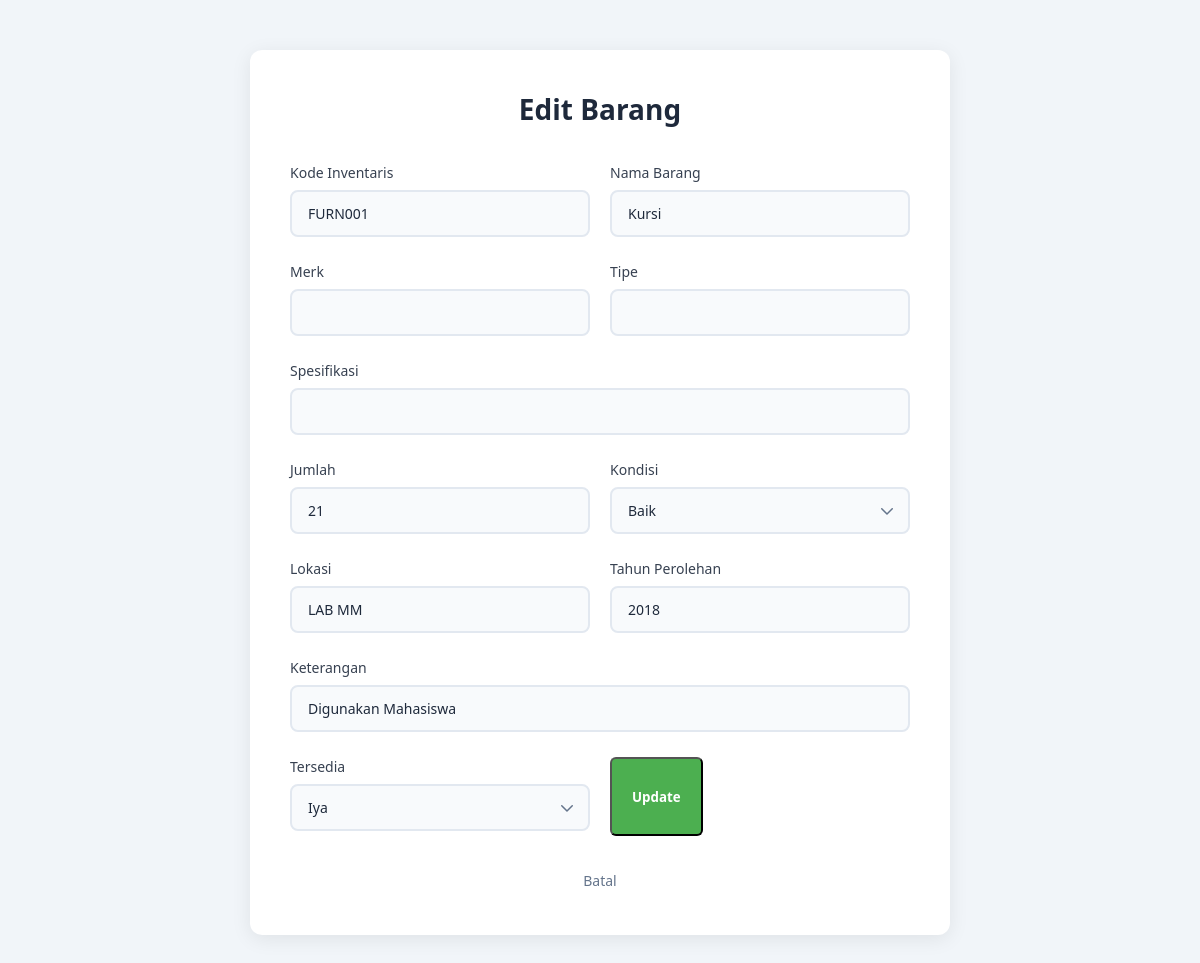
/Admin/edit.php?id=13, run on an earlier commit of the app's database.
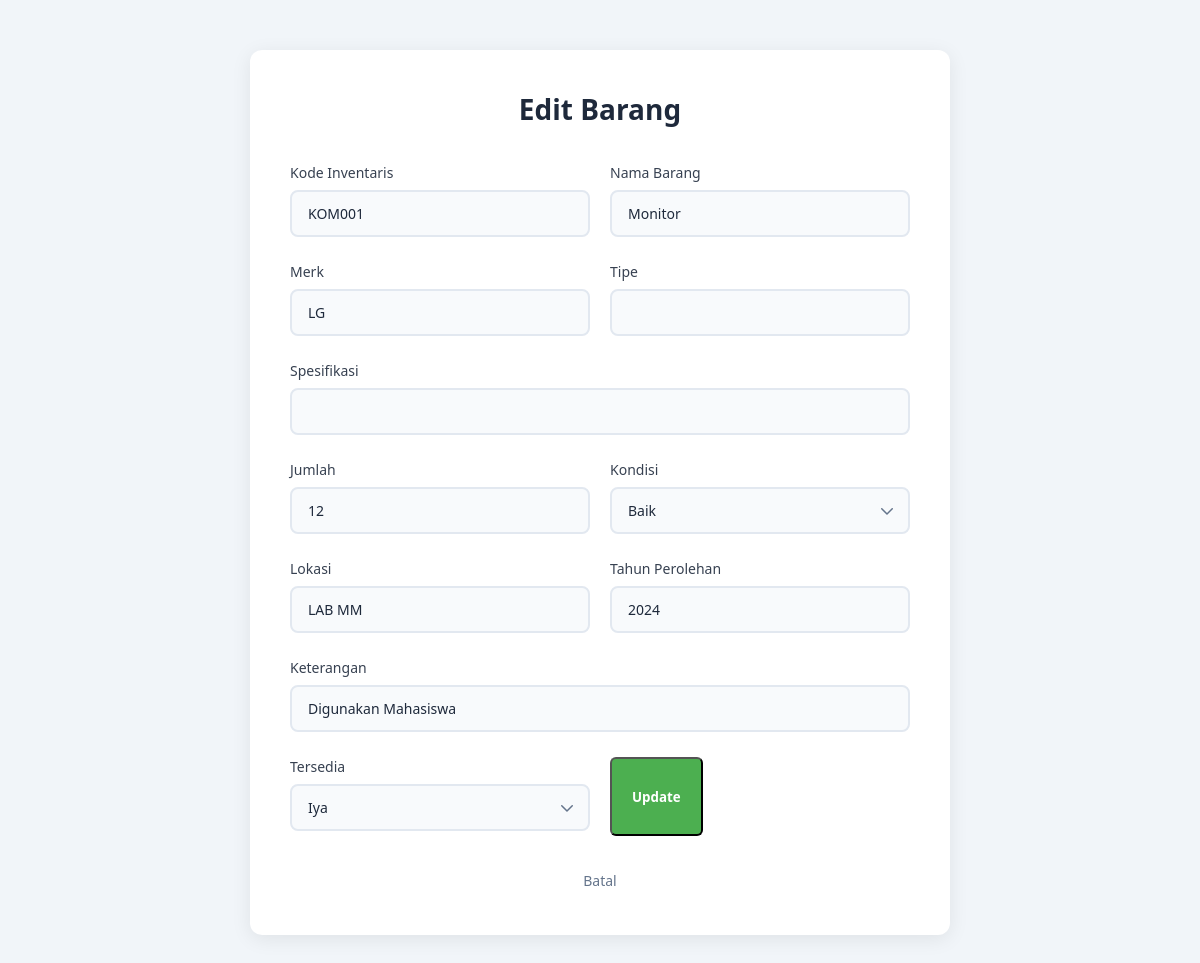
And on a later commit of the database.
### tables this page shows
CREATE TABLE `barang` (
  `id` int NOT NULL,
  `kategori_id` int DEFAULT NULL,
  `kode_inventaris` varchar(50) NOT NULL,
  `nama_barang` varchar(100) NOT NULL,
  `merk` varchar(100) DEFAULT NULL,
  `tipe` varchar(100) DEFAULT NULL,
  `spesifikasi` text,
  `jumlah` int NOT NULL,
  `kondisi` enum('Baik','Cukup','Rusak') NOT NULL,
  `lokasi` varchar(100) DEFAULT NULL,
  `tahun_perolehan` year DEFAULT NULL,
  `keterangan` text,
  `tersedia` tinyint(1) NOT NULL DEFAULT '1',
  `create_at` timestamp NULL DEFAULT CURRENT_TIMESTAMP
);

### Admin/edit.php (the view, shortened to what this page needs)
<?php
    require_once __DIR__ . "/../config/database.php";
    $id = (int) $_GET['id'];
    $query = "SELECT * FROM barang WHERE id = $id";
    $result = mysqli_query($conn, $query);
    $data = mysqli_fetch_assoc($result);
?>
<!DOCTYPE html>
<html lang="en">
<head>
        <link rel="stylesheet" href="../assets/style.css">
</head>
<body>
    <div class="form-container">
        <div class="form-header">
            <h2>Edit Barang</h2>
        </div>
        <form method="POST" class="form-tambah">
            <div class="form-group">
                <Label>Kode Inventaris</Label>
                <input type="text" name="kode_inventaris" value="<?=  $data['kode_inventaris']; ?>"required>
            </div>
            <div class="form-group">
                <Label>Nama Barang</Label>
                <input type="text" name="nama_barang" value="<?=  $data['nama_barang']; ?>"required>
            </div>
            <div class="form-group">
                <label>Merk</label>
                <input type="text" name="merk" value="<?=  $data['merk']; ?>">
            </div>
            <div class="form-group">
                <label>Tipe</label>
                <input type="text" name="tipe" value="<?=  $data['tipe']; ?>">
            </div>
            <div class="form-group full-width">
                <label>Spesifikasi</label>
                <input type="text" name="spesifikasi" value="<?=  $data['spesifikasi']; ?>">
            </div>
            <div class="form-group">
                <label>Jumlah</label>
                <input type="number" name="jumlah" value="<?=  $data['jumlah']; ?>"required>
            </div>
            <div class="form-group">
                <label>Kondisi</label>
                <select name="kondisi">
                    <option value="Baik"
                        <?= $data['kondisi'] == 'Baik' ? 'selected' : ''; ?>>
                        Baik
                    </option>
                </select>
            </div>
            <div class="form-group">
                <label>Lokasi</label>
                <input type="text" name="lokasi" value="<?=  $data['lokasi']; ?>">
            </div>
            <div class="form-group">
                <label>Tahun Perolehan</label>
                <input type="text" name="tahun_perolehan" value="<?=  $data['tahun_perolehan']; ?>">
            </div>
            <div class="form-group full-width">
                <label>Keterangan</label>
                <input type="text" name="keterangan" value="<?= $data['keterangan']; ?>">
            </div>
            <div class="form-group">
                <label for="">Tersedia</label>
                <select name="tersedia">
                    <option value="1" <?=  ($data['tersedia'] == 1) ? 'selected' : '';?>">Iya</option>
                </select>
            </div>
            <button type="submit" name="update" class="btn-submit">Update</button>
            <div class="form-back">
                <a href="dashboard.php">Batal</a>
            </div>
        </form>
    </div>
</body>
</html>

What changed in the data, as far as the page shows it:
changed barang "Baik": kode_inventaris "FURN001" → "KOM001"; nama_barang "Kursi" → "Monitor"; merk (not shown) → "LG"; jumlah "21" → "12"; tahun_perolehan "2018" → "2024"
